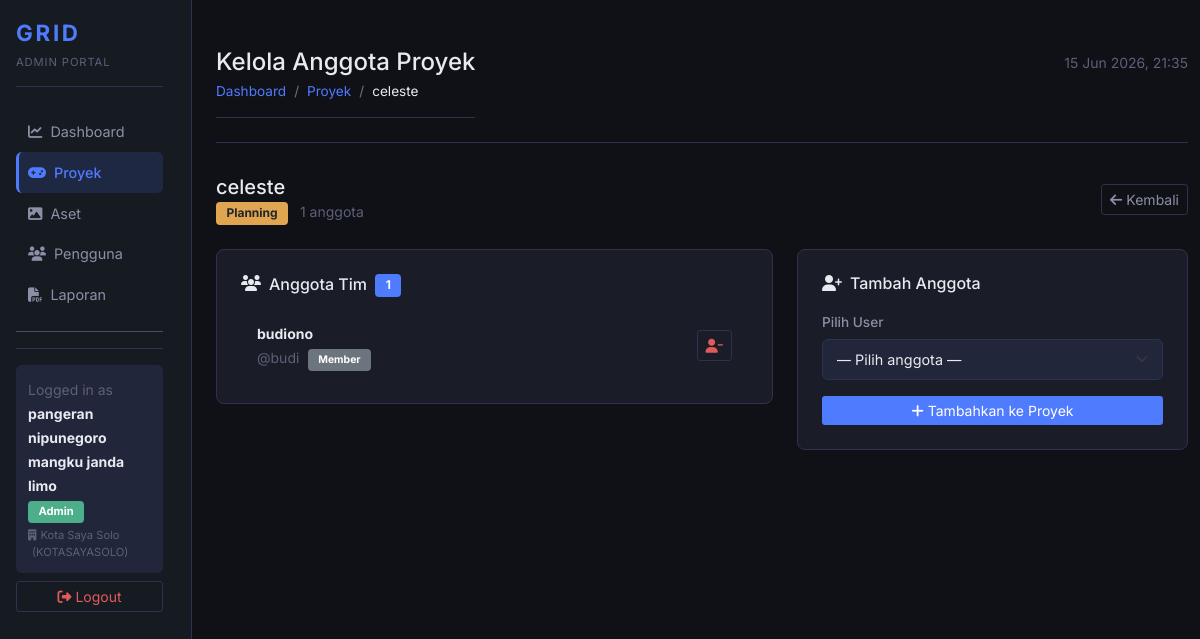
Page /admin/projects.php?view=members&id=633f7dce-d5f1-46fc-8cdd-50289cd86471 (signed in) on the committed database.
### tables this page shows
CREATE TABLE `organizations` (
  `id` char(36) NOT NULL,
  `nama` varchar(100) NOT NULL,
  `kode_unik` varchar(20) NOT NULL,
  `deskripsi` text DEFAULT NULL,
  `owner_id` char(36) DEFAULT NULL,
  `created_at` timestamp NOT NULL DEFAULT current_timestamp()
);

CREATE TABLE `projects` (
  `id` char(36) NOT NULL,
  `nama_game` varchar(100) NOT NULL,
  `deskripsi` text DEFAULT NULL,
  `genre` varchar(50) DEFAULT NULL,
  `platform` varchar(50) DEFAULT NULL,
  `engine` varchar(50) DEFAULT NULL,
  `status` enum('Planning','Development','Testing','Released','On Hold') DEFAULT 'Planning',
  `cover_url` varchar(255) DEFAULT NULL,
  `tanggal_mulai` date DEFAULT NULL,
  `target_rilis` date DEFAULT NULL,
  `lead_id` char(36) DEFAULT NULL,
  `organization_id` char(36) DEFAULT NULL
);

CREATE TABLE `project_members` (
  `id` char(36) NOT NULL,
  `project_id` char(36) NOT NULL,
  `user_id` char(36) NOT NULL,
  `joined_at` timestamp NOT NULL DEFAULT current_timestamp()
);

CREATE TABLE `users` (
  `id` char(36) NOT NULL,
  `username` varchar(50) NOT NULL,
  `nama_lengkap` varchar(100) NOT NULL,
  `email` varchar(100) NOT NULL,
  `password_hash` varchar(255) NOT NULL,
  `role` enum('Admin','Member','Guest') DEFAULT 'Guest',
  `avatar_url` varchar(255) DEFAULT NULL,
  `is_active` tinyint(1) DEFAULT 0,
  `organization_id` char(36) DEFAULT NULL,
  `created_at` timestamp NOT NULL DEFAULT current_timestamp()
);

### includes/functions.php (called while the page is built, shortened)
<?php
function e(string $value): string {
    return htmlspecialchars($value, ENT_QUOTES, 'UTF-8');
}
function badge_status_proyek(string $status): string {
    return match($status) {
        'Development' => 'bg-primary',
        'Testing'     => 'bg-info text-dark',
        'Released'    => 'bg-success',
        'On Hold'     => 'bg-secondary',
        default       => 'bg-warning text-dark',
    };
}

### includes/db_helpers.php (called while the page is built, shortened)
<?php
function get_project_by_id(PDO $pdo, string $id): ?array {
    $stmt = $pdo->prepare('
        SELECT p.*, u.nama_lengkap AS lead_name
        FROM projects p
        LEFT JOIN users u ON p.lead_id = u.id
        WHERE p.id = ?
        LIMIT 1
    ');
    $stmt->execute([$id]);
    $row = $stmt->fetch();
    return $row ?: null;
}
function get_project_members(PDO $pdo, string $project_id): array {
    $stmt = $pdo->prepare('
        SELECT u.id, u.username, u.nama_lengkap, u.role, u.avatar_url,
               pm.joined_at
        FROM project_members pm
        INNER JOIN users u ON pm.user_id = u.id
        WHERE pm.project_id = ?
        ORDER BY u.nama_lengkap ASC
    ');
    $stmt->execute([$project_id]);
    return $stmt->fetchAll();
}

### admin/projects.php (the view, shortened to what this page needs)
<?php
require_once '../koneksi.php';
require_once '../includes/functions.php';
require_once '../includes/db_helpers.php';
$errors = [];
$view         = $_GET['view'] ?? 'list';
$edit_id      = $_GET['id']   ?? null;
$project      = null;
$members      = [];
$non_members  = [];
$admin_org_id = $_SESSION['organization_id'] ?? null;
if ($view === 'form' && $edit_id) {
    $project = get_project_by_id($pdo, $edit_id);
    if (!$project || $project['organization_id'] !== $admin_org_id) {
        set_flash('error', 'Proyek tidak ditemukan atau bukan milik organisasi kamu.');
        redirect(APP_URL . '/admin/projects.php');
    }
    if (!empty($errors)) {
        $project = array_merge($project, _map_post_to_project($_POST));
    }
} elseif ($view === 'form' && !empty($errors)) {
    $project = _map_post_to_project($_POST);
} elseif ($view === 'members' && $edit_id) {
    $project     = get_project_by_id($pdo, $edit_id);
    $members     = get_project_members($pdo, $edit_id);
    $non_members = get_non_project_members_by_org($pdo, $edit_id, $admin_org_id);
}
$projects = ($view === 'list') ? get_all_projects_by_org($pdo, $admin_org_id) : [];
$page_title  = match($view) {
    'form'    => $edit_id ? 'Edit Proyek' : 'Buat Proyek Baru',
    'members' => 'Kelola Anggota Proyek',
    default   => 'Manajemen Proyek',
};
$active_nav  = 'projects';
$breadcrumbs = [];
if ($view === 'members' && $project) {
    $breadcrumbs = [
        ['label' => 'Proyek', 'url' => APP_URL . '/admin/projects.php'],
        ['label' => e($project['nama_game']), 'url' => ''],
    ];
}
include '../templates/admin_header.php';
?>
<?php if ($view === 'list'): ?>
<div class="d-flex justify-content-between align-items-center mb-4">
    <h5 class="mb-0">Semua Proyek <span class="badge bg-primary ms-2"><?= count($projects) ?></span></h5>
    <a href="?view=form" class="btn btn-primary btn-sm">
        <i class="fa fa-plus me-1"></i>Buat Proyek Baru
    </a>
</div>
<?php if (empty($projects)): ?>
    <div class="card">
        <div class="card-body text-center py-5 text-muted">
            <i class="fa fa-gamepad fa-3x mb-3" style="opacity:0.3;"></i>
            <p class="mb-0">Belum ada proyek. <a href="?view=form">Buat proyek pertama</a>.</p>
        </div>
    </div>
<?php else: ?>
    <div class="row">
        <?php foreach ($projects as $proj): ?>
        <div class="col-12 col-md-6 col-lg-4 mb-4">
            <div class="card h-100">
                <?php if ($proj['cover_url']): ?>
                    <img src="<?= e(APP_URL . $proj['cover_url']) ?>"
                         alt="Cover <?= e($proj['nama_game']) ?>"
                         style="height:140px;object-fit:cover;border-radius:8px 8px 0 0;">
                <?php else: ?>
                    <div style="height:140px;background:var(--bg-input);border-radius:8px 8px 0 0;display:flex;align-items:center;justify-content:center;">
                        <i class="fa fa-gamepad fa-2x" style="color:var(--text-muted);"></i>
                    </div>
                <?php endif; ?>
                <div class="card-body">
                    <div class="d-flex justify-content-between align-items-start mb-2">
                        <h6 class="card-title mb-0"><?= e($proj['nama_game']) ?></h6>
                        <span class="badge <?= badge_status_proyek($proj['status']) ?>" style="font-size:0.7rem;">
                            <?= e($proj['status']) ?>
                        </span>
                    </div>
                    <div class="text-muted small mb-3">
                        <?php if ($proj['genre']): ?>
                            <i class="fa fa-tag me-1"></i><?= e($proj['genre']) ?>
                        <?php endif; ?>
                        <?php if ($proj['platform']): ?>
                            <span class="ms-2"><i class="fa fa-desktop me-1"></i><?= e($proj['platform']) ?></span>
                        <?php endif; ?>
                    </div>
                    <div class="text-muted small mb-3">
                        <i class="fa fa-users me-1"></i><?= (int)$proj['total_members'] ?> anggota
                        <?php if ($proj['lead_name']): ?>
                            &nbsp;·&nbsp;<i class="fa fa-user-tie me-1"></i><?= e($proj['lead_name']) ?>
                        <?php endif; ?>
                    </div>
                    <div class="d-flex gap-2 flex-wrap">
                        <a href="?view=form&id=<?= urlencode($proj['id']) ?>" class="btn btn-sm btn-outline-primary">
                            <i class="fa fa-edit me-1"></i>Edit
                        </a>
                        <a href="?view=members&id=<?= urlencode($proj['id']) ?>" class="btn btn-sm btn-outline-info">
                            <i class="fa fa-users me-1"></i>Anggota
                        </a>
                        <form method="POST" class="d-inline"
                              onsubmit="return confirm('Hapus proyek \'<?= e(addslashes($proj['nama_game'])) ?>\'?\nSemua aset, devlog, dan tugas terkait juga akan dihapus.')">
                            <?= csrf_field() ?>
                            <input type="hidden" name="action"     value="delete">
                            <input type="hidden" name="project_id" value="<?= e($proj['id']) ?>">
                            <button type="submit" class="btn btn-sm btn-outline-danger">
                                <i class="fa fa-trash me-1"></i>Hapus
                            </button>
                        </form>
                    </div>
                </div>
            </div>
        </div>
        <?php endforeach; ?>
    </div>
<?php endif; ?>
<?php elseif ($view === 'members' && $project): ?>
<div class="d-flex justify-content-between align-items-center mb-4">
    <div>
        <h5 class="mb-0"><?= e($project['nama_game']) ?></h5>
        <small class="text-muted">
            <span class="badge <?= badge_status_proyek($project['status']) ?> me-2"><?= e($project['status']) ?></span>
            <?= count($members) ?> anggota
        </small>
    </div>
    <a href="<?= APP_URL ?>/admin/projects.php" class="btn btn-outline-secondary btn-sm">
        <i class="fa fa-arrow-left me-1"></i>Kembali
    </a>
</div>
<div class="row">
    <div class="col-12 col-md-7 mb-4">
        <div class="card">
            <div class="card-body">
                <h6 class="card-title mb-3">
                    <i class="fa fa-users me-2"></i>Anggota Tim
                    <span class="badge bg-primary ms-1"><?= count($members) ?></span>
                </h6>
                <?php if (empty($members)): ?>
                    <p class="text-muted small text-center py-3">
                        Belum ada anggota di proyek ini.
                    </p>
                <?php else: ?>
                    <ul class="list-group list-group-flush">
                        <?php foreach ($members as $m): ?>
                        <li class="list-group-item d-flex justify-content-between align-items-center"
                            style="background:transparent;border-color:var(--border-color);color:var(--text-primary);">
                            <div>
                                <strong class="small"><?= e($m['nama_lengkap']) ?></strong>
                                <br>
                                <small class="text-muted">@<?= e($m['username']) ?></small>
                                <span class="badge bg-secondary ms-1" style="font-size:0.65rem;"><?= e($m['role']) ?></span>
                            </div>
                            <form method="POST"
                                  onsubmit="return confirm('Keluarkan <?= e(addslashes($m['nama_lengkap'])) ?> dari proyek ini?')">
                                <button type="submit" class="btn btn-sm btn-outline-danger">
                                    <i class="fa fa-user-minus"></i>
                                </button>
                            </form>
                        </li>
                        <?php endforeach; ?>
                    </ul>
                <?php endif; ?>
            </div>
        </div>
    </div>
    <div class="col-12 col-md-5 mb-4">
        <div class="card">
            <div class="card-body">
                <h6 class="card-title mb-3">
                    <i class="fa fa-user-plus me-2"></i>Tambah Anggota
                </h6>
                <?php if (empty($non_members)): ?>
                    <p class="text-muted small">
                        Semua user aktif sudah menjadi anggota proyek ini.
                    </p>
                <?php else: ?>
                    <form method="POST">
                        <div class="mb-3">
                            <label class="form-label">Pilih User</label>
                            <select class="form-select" name="user_id" required>
                                <option value="">— Pilih anggota —</option>
                            </select>
                        </div>
                        <button type="submit" class="btn btn-primary btn-sm w-100">
                            <i class="fa fa-plus me-1"></i>Tambahkan ke Proyek
                        </button>
                    </form>
                <?php endif; ?>
            </div>
        </div>
    </div>
</div>
<?php endif; ?>
<?php include '../templates/admin_footer.php'; ?>

### templates/admin_header.php (shortened to what this page needs)
<?php
$_nav_items = [
    'dashboard' => ['url' => APP_URL . '/admin/dashboard.php', 'icon' => 'fa-chart-line', 'label' => 'Dashboard'],
    'projects'  => ['url' => APP_URL . '/admin/projects.php',  'icon' => 'fa-gamepad',    'label' => 'Proyek'],
    'assets'    => ['url' => APP_URL . '/admin/assets.php',    'icon' => 'fa-image',       'label' => 'Aset'],
    'users'     => ['url' => APP_URL . '/admin/users.php',     'icon' => 'fa-users',       'label' => 'Pengguna'],
    'reports'   => ['url' => APP_URL . '/admin/reports.php',   'icon' => 'fa-file-pdf',    'label' => 'Laporan'],
];
?>
<!DOCTYPE html>
<html lang="id">
<head>
    <link rel="stylesheet" href="https://cdn.jsdelivr.net/npm/bootstrap@5.1.3/dist/css/bootstrap.min.css">
    <link rel="stylesheet" href="https://cdnjs.cloudflare.com/ajax/libs/font-awesome/6.4.0/css/all.min.css">
    <link rel="stylesheet" href="<?= APP_URL ?>/assets/css/dashboard.css">
</head>
<body class="grid-body">
<div class="container-fluid">
<div class="row">
<nav class="col-12 col-md-3 col-lg-2 sidebar">
    <div class="sidebar-sticky p-3">
        <div class="sidebar-header mb-4">
            <span class="sidebar-logo">GRID</span>
            <div class="mt-1" style="font-size:0.7rem;color:var(--text-muted);letter-spacing:0.08em;">ADMIN PORTAL</div>
        </div>
        <ul class="nav flex-column">
            <?php foreach ($_nav_items as $_key => $_item): ?>
            <li class="nav-item">
                <a class="nav-link <?= ($active_nav === $_key) ? 'active' : '' ?>"
                   href="<?= $_item['url'] ?>">
                    <i class="fa <?= $_item['icon'] ?> me-2"></i><?= $_item['label'] ?>
                </a>
            </li>
            <?php endforeach; ?>
        </ul>
        <hr>
        <div class="user-menu">
            <div class="user-info mb-2">
                <small class="text-muted">Logged in as</small><br>
                <strong class="small"><?= e($_SESSION['nama_lengkap']) ?></strong><br>
                <span class="badge bg-success" style="font-size:0.7rem;"><?= e($_SESSION['role']) ?></span>
                <?php if (!empty($_SESSION['organization_id'])): ?>
                <div class="mt-1" style="font-size:0.7rem;color:var(--text-muted);">
                    <?php
                    if (!isset($_SESSION['org_nama'])) {
                        global $pdo;
                        $s = $pdo->prepare('SELECT nama, kode_unik FROM organizations WHERE id = ? LIMIT 1');
                        $s->execute([$_SESSION['organization_id']]);
                    }
                    ?>
                    <i class="fa fa-building me-1"></i><?= e($_SESSION['org_nama']) ?>
                    <span class="text-muted ms-1">(<?= e($_SESSION['org_kode']) ?>)</span>
                </div>
                <?php endif; ?>
            </div>
            <form method="POST" action="<?= APP_URL ?>/logout.php">
                <button type="submit" class="btn btn-sm btn-outline-danger w-100">
                    <i class="fa fa-sign-out-alt me-1"></i>Logout
                </button>
            </form>
        </div>
    </div>
</nav>
<main class="col-12 col-md-9 col-lg-10 ms-sm-auto px-md-4">
    <div class="topbar border-bottom py-3 mb-4">
        <div class="d-flex justify-content-between align-items-start flex-wrap gap-2">
            <div>
                <h4 class="mb-0"><?= e($page_title) ?></h4>
                <?php if (!empty($breadcrumbs)): ?>
                <nav aria-label="breadcrumb" class="mt-1">
                    <ol class="breadcrumb mb-0" style="font-size:0.8rem;">
                        <li class="breadcrumb-item">
                            <a href="<?= APP_URL ?>/admin/dashboard.php">Dashboard</a>
                        </li>
                        <?php foreach ($breadcrumbs as $_i => $_crumb): ?>
                            <?php if ($_i === count($breadcrumbs) - 1): ?>
                                <li class="breadcrumb-item active"><?= e($_crumb['label']) ?></li>
                            <?php else: ?>
                                <li class="breadcrumb-item">
                                    <a href="<?= e($_crumb['url']) ?>"><?= e($_crumb['label']) ?></a>
                                </li>
                            <?php endif; ?>
                        <?php endforeach; ?>
                    </ol>
                </nav>
                <?php endif; ?>
            </div>
            <span class="text-muted small pt-1"><?= date('d M Y, H:i') ?></span>
        </div>
    </div>

### rows in the picture
organizations: kode_unik "KOTASAYASOLO"
projects: nama_game "celeste", status "Planning"
project_members: user.nama_lengkap "budiono", user.username "budi", user.role "Member"

### other values in the picture
$_item['label'] "Dashboard"
$_item['label'] "Proyek"
$_item['label'] "Aset"
$_item['label'] "Pengguna"
$_item['label'] "Laporan"
$_SESSION['nama_lengkap'] "pangeran nipunegoro mangku janda limo"
$_SESSION['role'] "Admin"
$_SESSION['org_nama'] "Kota Saya Solo"
$page_title "Kelola Anggota Proyek"
$_crumb['label'] "Proyek"
$_crumb['label'] "celeste"
count($members) "1"
